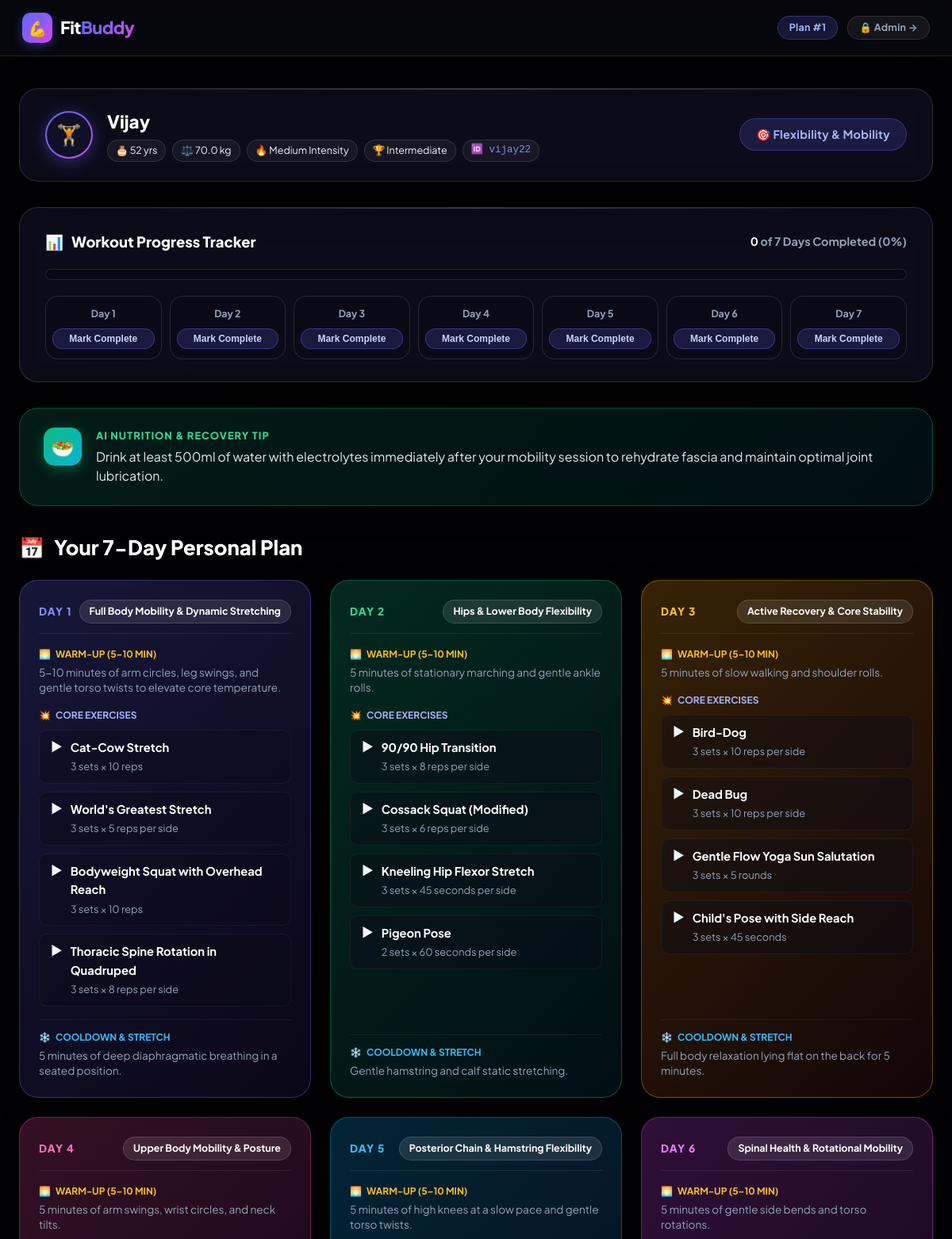
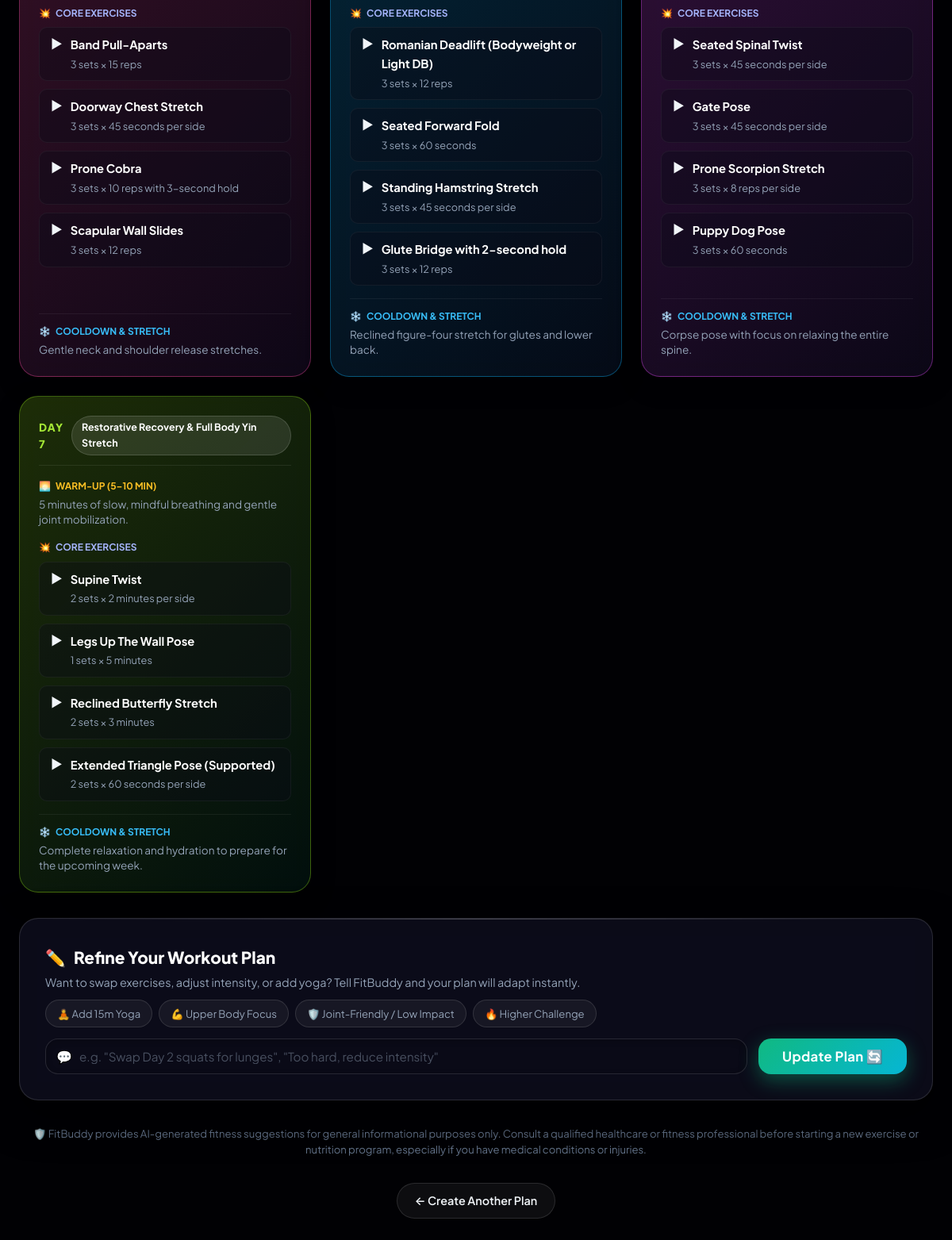
The page /result/1 on the database its author committed (2 pictures, top to bottom).
### app/database.py (models this page shows)
class User(Base):
    __tablename__ = "users"
    id                 = Column(Integer, primary_key=True, index=True)
    user_id            = Column(String(50), nullable=True, index=True)
    name               = Column(String(100), nullable=False)
    age                = Column(Integer, nullable=False)
    weight             = Column(Float, nullable=False)
    goal               = Column(String(100), nullable=False)
    intensity          = Column(String(50), nullable=False)
    experience_level   = Column(String(50), nullable=False, default="Beginner")
    last_activity      = Column(DateTime, nullable=True)
    created_at         = Column(DateTime, default=lambda: datetime.now(timezone.utc))
    plans = relationship("Plan", back_populates="user", cascade="all, delete-orphan")
    progress = relationship("WorkoutProgress", back_populates="user", cascade="all, delete-orphan")

class Plan(Base):
    __tablename__ = "plans"
    id            = Column(Integer, primary_key=True, index=True)
    user_id       = Column(Integer, ForeignKey("users.id"), nullable=False)
    original_plan = Column(Text, nullable=False)
    updated_plan  = Column(Text, nullable=True)
    nutrition_tip = Column(Text, nullable=True)
    created_at    = Column(DateTime, default=lambda: datetime.now(timezone.utc))
    updated_at    = Column(DateTime, default=lambda: datetime.now(timezone.utc),
                            onupdate=lambda: datetime.now(timezone.utc))
    user = relationship("User", back_populates="plans")

### app/routes.py (the view)
@router.get("/result/{plan_id}")
async def result(request: Request, plan_id: int, db: Session = Depends(get_db)):
    plan = get_original_plan(db, plan_id)
    if not plan:
        raise HTTPException(status_code=404, detail="Plan not found.")
    active_json = plan.updated_plan if plan.updated_plan else plan.original_plan
    try:
        active_plan = json.loads(active_json)
    except json.JSONDecodeError:
        active_plan = {}
    u = plan.user
    progress_context = _build_progress_context(db, u)
    return templates.TemplateResponse(request, "result.html", {
        "request": request,
        "username": u.name if u else "",
        "age": u.age if u else "",
        "weight": u.weight if u else "",
        "goal": u.goal if u else "",
        "intensity": u.intensity if u else "",
        "experience_level": u.experience_level if u else "Beginner",
        "user_id": u.user_id if u else "",
        "user_pk_id": u.id if u else None,
        "workout_plan": active_plan,
        "nutrition_tip": plan.nutrition_tip,
        "plan_id": plan.id,
        "is_updated": bool(plan.updated_plan),
        "used_fallback": False,
        "safety_disclaimer": SAFETY_DISCLAIMER,
        **progress_context,
    })

### app/templates/result.html (shortened to what this page needs)
<!DOCTYPE html>
<html lang="en">
<head>
  <link rel="stylesheet" href="/static/css/style.css" />
</head>
<body>
  <header class="site-header" role="banner">
    <div class="header-inner">
      <a href="/" class="brand-link">
        <span class="brand-icon">💪</span>
        <span>Fit<span class="gradient-text">Buddy</span></span>
      </a>
      <div style="display:flex; align-items:center; gap:12px;">
        <span class="badge badge-purple">Plan #{{ plan_id }}</span>
        <a href="/view-all-users" class="badge" style="background:rgba(255,255,255,0.06); border:1px solid var(--border-glass); color:var(--text-muted);">
          🔒 Admin &rarr;
        </a>
      </div>
    </div>
  </header>
  <main role="main">
    <section class="glass-card profile-banner" aria-label="User Profile Overview">
      <div class="profile-user">
        <div class="avatar-ring">
          <div class="avatar-inner">
            🏋️
          </div>
        </div>
        <div class="profile-details">
          <h1 class="profile-name">{{ username }}</h1>
          <div class="profile-meta-chips">
            <span class="meta-chip">🎂 {{ age }} yrs</span>
            <span class="meta-chip">⚖️ {{ weight }} kg</span>
            <span class="meta-chip" style="text-transform:capitalize;">🔥 {{ intensity }} Intensity</span>
            <span class="meta-chip">🏆 {{ experience_level }}</span>
            {% if user_id %}
              <span class="meta-chip" style="font-family:monospace; color:#818cf8;">🆔 {{ user_id }}</span>
            {% endif %}
          </div>
        </div>
      </div>
      <div class="badge badge-purple" style="font-size:0.9rem; padding:8px 20px;">
        🎯 {{ goal }}
      </div>
    </section>
    <section class="glass-card progress-card" aria-label="Workout Progress">
      <div class="progress-head-row">
        <div class="progress-head-title">
          <span>📊</span> Workout Progress Tracker
        </div>
        <div style="font-size:0.9rem; font-weight:700; color:var(--text-muted);">
          <span style="color:#fff;">{{ completed_days }}</span> of 7 Days Completed ({{ progress_percentage }}%)
        </div>
      </div>
      <div class="progress-bar-container">
      </div>
      <div class="progress-actions-grid">
        {% for day in range(1, 8) %}
          {% set done = day_status.get(day, false) %}
          <div class="day-action-card {% if done %}completed{% endif %}">
            <span class="day-action-label">Day {{ day }}</span>
            {% if done %}
              <span class="completed-indicator">✓ Done</span>
            {% else %}
              <form action="/progress/{{ user_pk_id if user_pk_id is not none else user_id }}/{{ day }}/complete" method="post" style="width:100%;">
                <button type="submit" class="btn-complete-day">Mark Complete</button>
              </form>
            {% endif %}
          </div>
        {% endfor %}
      </div>
    </section>
    {% if nutrition_tip %}
    <div class="nutrition-banner" role="complementary">
      <div class="nutrition-icon">🥗</div>
      <div class="nutrition-content">
        <span class="nutrition-title">AI Nutrition &amp; Recovery Tip</span>
        <p class="nutrition-text">{{ nutrition_tip }}</p>
      </div>
    </div>
    {% endif %}
    <section aria-label="7-Day Plan Grid">
      <h2 class="section-title">
        <span>📅</span> Your 7-Day Personal Plan
      </h2>
      {% set dc_classes = ['dc-0', 'dc-1', 'dc-2', 'dc-3', 'dc-4', 'dc-5', 'dc-6'] %}
      <div class="plan-grid">
        {% for day, details in workout_plan.items() %}
        <article class="day-card {{ dc_classes[loop.index0 % 7] }}">
          <div class="day-header">
            <span class="day-title-badge">{{ day }}</span>
            <span class="day-focus-pill">{{ details.focus | default('Rest & Recovery') }}</span>
          </div>
          {% if details.warmup %}
          <div>
            <div style="font-size:0.75rem; font-weight:700; text-transform:uppercase; color:#fbbf24; margin-bottom:4px; display:flex; align-items:center; gap:6px;">
              <span>🌅</span> Warm-up (5&ndash;10 min)
            </div>
            <p style="font-size:0.85rem; color:var(--text-muted); line-height:1.4;">{{ details.warmup }}</p>
          </div>
          {% endif %}
          {% if details.exercises %}
          <div>
            <div style="font-size:0.75rem; font-weight:700; text-transform:uppercase; color:#a5b4fc; margin-bottom:8px; display:flex; align-items:center; gap:6px;">
              <span>💥</span> Core Exercises
            </div>
            <ul class="exercise-list">
              {% for ex in details.exercises %}
              <li class="exercise-item">
                <span class="exercise-bullet">▶</span>
                <div class="exercise-info">
                  <span class="exercise-name">{{ ex.name }}</span>
                  <span class="exercise-detail">{{ ex.sets }} sets &times; {{ ex.reps }}</span>
                </div>
              </li>
              {% endfor %}
            </ul>
          </div>
          {% else %}
          <div style="text-align:center; padding:20px 0; color:var(--text-dim); font-style:italic;">
            🛌 Rest &amp; Active Recovery Day
          </div>
          {% endif %}
          {% if details.cooldown %}
          <div style="border-top: 1px solid rgba(255,255,255,0.06); padding-top:12px; margin-top: auto;">
            <div style="font-size:0.75rem; font-weight:700; text-transform:uppercase; color:#38bdf8; margin-bottom:4px; display:flex; align-items:center; gap:6px;">
              <span>❄️</span> Cooldown &amp; Stretch
            </div>
            <p style="font-size:0.85rem; color:var(--text-muted); line-height:1.4;">{{ details.cooldown }}</p>
          </div>
          {% endif %}
        </article>
        {% endfor %}
      </div>
    </section>
    <section class="glass-card refine-card" aria-label="Refine Plan with AI">
      <h3 style="font-size:1.3rem; font-weight:800; color:#fff; display:flex; align-items:center; gap:10px;">
        <span>✏️</span> Refine Your Workout Plan
      </h3>
      <p style="font-size:0.9rem; color:var(--text-muted); margin-top:4px;">
        Want to swap exercises, adjust intensity, or add yoga? Tell FitBuddy and your plan will adapt instantly.
      </p>
      <div class="chip-group">
        <span class="chip" onclick="applySuggestion('Add 15 minutes of relaxing yoga on Day 3')">🧘 Add 15m Yoga</span>
        <span class="chip" onclick="applySuggestion('Focus more on upper body strength')">💪 Upper Body Focus</span>
        <span class="chip" onclick="applySuggestion('Make exercises lower impact for joints')">🛡️ Joint-Friendly / Low Impact</span>
        <span class="chip" onclick="applySuggestion('Increase the intensity and challenge level')">🔥 Higher Challenge</span>
      </div>
      <form action="/submit-feedback" method="post" id="feedbackForm">
        <div class="refine-row">
          <div class="input-wrapper refine-input">
            <span class="input-icon">💬</span>
            <input
              id="feedbackInput"
              name="feedback"
              type="text"
              required
              placeholder='e.g. "Swap Day 2 squats for lunges", "Too hard, reduce intensity"'
              aria-label="Refinement feedback"
            />
          </div>
          <button type="submit" class="btn-primary btn-emerald" id="refineBtn" style="width:auto; padding:0 30px; white-space:nowrap;">
            <span id="refineBtnLabel">Update Plan 🔄</span>
          </button>
        </div>
      </form>
    </section>
    <p class="disclaimer-text">
      🛡️ {{ safety_disclaimer }}
    </p>
    <div class="back-home-wrap">
      <a href="/" class="back-home-link">
        <span>&larr; Create Another Plan</span>
      </a>
    </div>
  </main>
</body>
</html>

### app/templates/result.html (style rules this page uses)
main { max-width: 1240px; margin: 0 auto; padding: 40px 24px 80px; display: flex; flex-direction: column; gap: 32px; }
.profile-banner { padding: 24px 32px; display: flex; flex-wrap: wrap; align-items: center; justify-content: space-between; gap: 20px; }
.profile-user { display: flex; align-items: center; gap: 18px; }
.avatar-ring { width: 60px; height: 60px; border-radius: 50%; background: var(--grad-primary); padding: 2px; display: flex; align-items: center; justify-content: center; box-shadow: 0 4px 20px rgba(99, 102, 241, 0.4); }
.avatar-inner { width: 100%; height: 100%; border-radius: 50%; background: #101026; display: flex; align-items: center; justify-content: center; font-size: 1.6rem; }
.profile-details { display: flex; flex-direction: column; gap: 4px; }
.profile-name { font-size: 1.4rem; font-weight: 800; color: #fff; }
.profile-meta-chips { display: flex; flex-wrap: wrap; align-items: center; gap: 8px; font-size: 0.85rem; color: var(--text-muted); }
.meta-chip { background: rgba(255, 255, 255, 0.05); border: 1px solid var(--border-glass); padding: 3px 10px; border-radius: var(--radius-full); font-size: 0.78rem; color: var(--text-main); }
.progress-card { padding: 28px 32px; display: flex; flex-direction: column; gap: 20px; }
.progress-head-row { display: flex; align-items: center; justify-content: space-between; flex-wrap: wrap; gap: 12px; }
.progress-head-title { font-size: 1.15rem; font-weight: 800; color: #fff; display: flex; align-items: center; gap: 10px; }
.progress-bar-container { width: 100%; height: 14px; background: rgba(10, 10, 24, 0.6); border: 1px solid var(--border-glass); border-radius: var(--radius-full); overflow: hidden; box-shadow: inset 0 2px 4px rgba(0,0,0,0.5); }
.progress-actions-grid { display: grid; grid-template-columns: repeat(7, 1fr); gap: 10px; }
.day-action-card { background: rgba(10, 10, 24, 0.4); border: 1px solid var(--border-glass); border-radius: var(--radius-md); padding: 12px 8px; text-align: center; display: flex; flex-direction: column; align-items: center; justify-content: center; gap: 6px; transition: all 0.2s ease; }
.day-action-label { font-size: 0.78rem; font-weight: 700; color: var(--text-muted); }
.btn-complete-day { appearance: none; border: 1px solid rgba(99, 102, 241, 0.4); background: rgba(99, 102, 241, 0.18); color: #c7d2fe; padding: 5px 10px; border-radius: var(--radius-full); font-size: 0.75rem; font-weight: 700; cursor: pointer; transition: all 0.2s ease; width: 100%; }
.nutrition-banner { padding: 24px 30px; background: linear-gradient(135deg, rgba(16, 185, 129, 0.15), rgba(6, 182, 212, 0.08)); border: 1px solid rgba(16, 185, 129, 0.35); border-radius: var(--radius-lg); display: flex; align-items: flex-start; gap: 18px; backdrop-filter: blur(16px); box-shadow: 0 10px 30px rgba(0, 0, 0, 0.3); }
.nutrition-icon { width: 48px; height: 48px; border-radius: 14px; background: var(--grad-success); display: flex; align-items: center; justify-content: center; font-size: 1.5rem; flex-shrink: 0; box-shadow: 0 4px 15px rgba(16, 185, 129, 0.4); }
.nutrition-content { display: flex; flex-direction: column; gap: 4px; }
.nutrition-title { font-size: 0.8rem; font-weight: 800; text-transform: uppercase; letter-spacing: 1px; color: #34d399; }
.nutrition-text { font-size: 1rem; color: #e2e8f0; line-height: 1.55; }
.section-title { font-size: 1.6rem; font-weight: 800; color: #fff; display: flex; align-items: center; gap: 12px; margin-bottom: 20px; }
.refine-card { padding: 32px; }
.refine-row { display: flex; gap: 14px; margin-top: 14px; }
.refine-input { flex: 1; }
.disclaimer-text { font-size: 0.82rem; color: var(--text-dim); text-align: center; line-height: 1.5; }
.back-home-wrap { text-align: center; }
.back-home-link { display: inline-flex; align-items: center; gap: 8px; padding: 10px 22px; border-radius: var(--radius-full); background: rgba(255, 255, 255, 0.05); border: 1px solid var(--border-glass); color: var(--text-main); font-weight: 600; font-size: 0.9rem; transition: all 0.2s ease; }

### rows shown on the page
User: name "Vijay", weight "70.0", intensity "Medium", experience_level "Intermediate", user "vijay22", goal "Flexibility & Mobility"
Plan: nutrition_tip "Drink at least 500ml of water with electrolytes immediately after your mobility session to rehydrate fascia and maintain optimal joint lubrication."

### other values the page prints
{{ plan_id }} "1"
{{ age }} "52"
{{ completed_days }} "0"
{{ progress_percentage }} "0"
{{ day }} "1" "2" "3" "4" "5" "6" "7"
{{ day }} "DAY 1" "DAY 2" "DAY 3" "DAY 4" "DAY 5" "DAY 6" "DAY 7"
{{ details.focus | default('Rest & Recovery') }} "Full Body Mobility & Dynamic Stretching" "Hips & Lower Body Flexibility" "Active Recovery & Core Stability" "Upper Body Mobility & Posture" "Posterior Chain & Hamstring Flexibility" "Spinal Health & Rotational Mobility" "Restorative Recovery & Full Body Yin Stretch"
{{ details.warmup }} "5-10 minutes of arm circles, leg swings, and gentle torso twists to elevate core temperature." "5 minutes of stationary marching and gentle ankle rolls." "5 minutes of slow walking and shoulder rolls." "5 minutes of arm swings, wrist circles, and neck tilts." "5 minutes of high knees at a slow pace and gentle torso twists." "5 minutes of gentle side bends and torso rotations." "5 minutes of slow, mindful breathing and gentle joint mobilization."
{{ ex.name }} "Cat-Cow Stretch" "World's Greatest Stretch" "Bodyweight Squat with Overhead Reach" "Thoracic Spine Rotation in Quadruped" "90/90 Hip Transition" "Cossack Squat (Modified)" "Kneeling Hip Flexor Stretch" "Pigeon Pose" "Bird-Dog" "Dead Bug" "Gentle Flow Yoga Sun Salutation" "Child's Pose with Side Reach" "Band Pull-Aparts" "Doorway Chest Stretch" "Prone Cobra" "Scapular Wall Slides" "Romanian Deadlift (Bodyweight or Light DB)" "Seated Forward Fold" "Standing Hamstring Stretch" "Glute Bridge with 2-second hold" "Seated Spinal Twist" "Gate Pose" "Prone Scorpion Stretch" "Puppy Dog Pose" "Supine Twist" "Legs Up The Wall Pose" "Reclined Butterfly Stretch" "Extended Triangle Pose (Supported)"
{{ ex.sets }} "3" "3" "3" "3" "3" "3" "3" "2" "3" "3" "3" "3" "3" "3" "3" "3" "3" "3" "3" "3" "3" "3" "3" "3" "2" "1" "2" "2"
{{ ex.reps }} "10 reps" "5 reps per side" "10 reps" "8 reps per side" "8 reps per side" "6 reps per side" "45 seconds per side" "60 seconds per side" "10 reps per side" "10 reps per side" "5 rounds" "45 seconds" "15 reps" "45 seconds per side" "10 reps with 3-second hold" "12 reps" "12 reps" "60 seconds" "45 seconds per side" "12 reps" "45 seconds per side" "45 seconds per side" "8 reps per side" "60 seconds" "2 minutes per side" "5 minutes" "3 minutes" "60 seconds per side"
{{ details.cooldown }} "5 minutes of deep diaphragmatic breathing in a seated position." "Gentle hamstring and calf static stretching." "Full body relaxation lying flat on the back for 5 minutes." "Gentle neck and shoulder release stretches." "Reclined figure-four stretch for glutes and lower back." "Corpse pose with focus on relaxing the entire spine." "Complete relaxation and hydration to prepare for the upcoming week."
